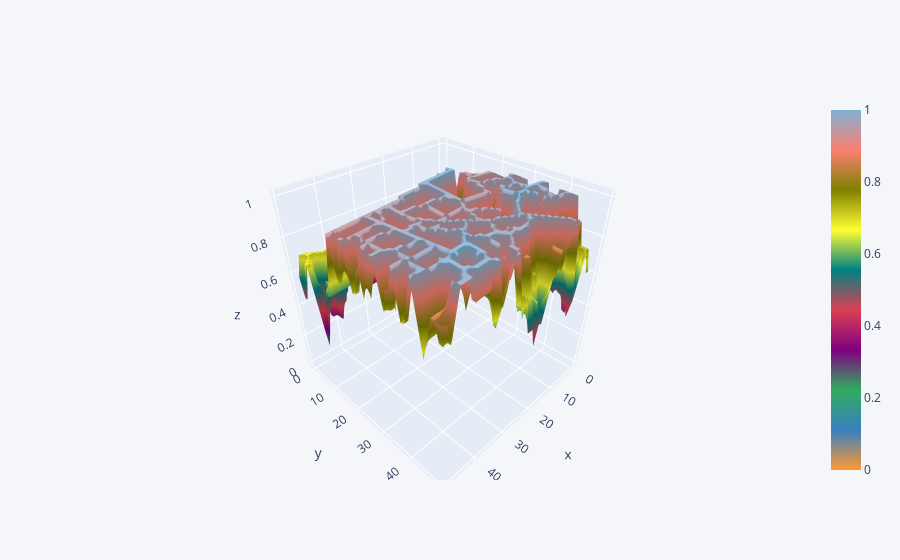

The notebook cell saved with this chart:
### Code cell
pd.DataFrame(new_value).iplot(kind='surface',)

### Figure 1 — Plotly figure (JSON) as saved in the notebook; plotly's stock layout.template omitted (floating-point values rounded to 4 significant figures; data arrays with more than 128 entries replaced by an {"elided": "..."} marker saying what was removed)
{"data": [{"colorscale": [[0, "rgb(255, 153, 51)"], [0.1111, "rgb(55, 128, 191)"], [0.2222, "rgb(50, 171, 96)"], [0.3333, "rgb(128, 0, 128)"], [0.4444, "rgb(219, 64, 82)"], [0.5556, "rgb(0, 128, 128)"], [0.6667, "rgb(255, 255, 51)"], [0.7778, "rgb(128, 128, 0)"], [0.8889, "rgb(251, 128, 114)"], [1, "rgb(128, 177, 211)"]], "type": "surface", "x": [0, 1, 2, 3, 4, 5, 6, 7, 8, 9, 10, 11, 12, 13, 14, 15, 16, 17, 18, 19, 20, 21, 22, 23, 24, 25, 26, 27, 28, 29, 30, 31, 32, 33, 34, 35, 36, 37, 38, 39, 40, 41, 42, 43, 44, 45, 46, 47, 48, 49], "y": [0, 1, 2, 3, 4, 5, 6, 7, 8, 9, 10, 11, 12, 13, 14, 15, 16, 17, 18, 19, 20, 21, 22, 23, 24, 25, 26, 27, 28, 29, 30, 31, 32, 33, 34, 35, 36, 37, 38, 39, 40, 41, 42, 43, 44, 45, 46, 47, 48, 49], "z": {"elided": "50x50 float values"}}], "layout": {"legend": {"bgcolor": "#F5F6F9", "font": {"color": "#4D5663"}}, "paper_bgcolor": "#F5F6F9", "plot_bgcolor": "#F5F6F9", "title": {"font": {"color": "#4D5663"}}, "xaxis": {"gridcolor": "#E1E5ED", "showgrid": true, "tickfont": {"color": "#4D5663"}, "title": {"font": {"color": "#4D5663"}, "text": ""}, "zerolinecolor": "#E1E5ED"}, "yaxis": {"gridcolor": "#E1E5ED", "showgrid": true, "tickfont": {"color": "#4D5663"}, "title": {"font": {"color": "#4D5663"}, "text": ""}, "zerolinecolor": "#E1E5ED"}}}
